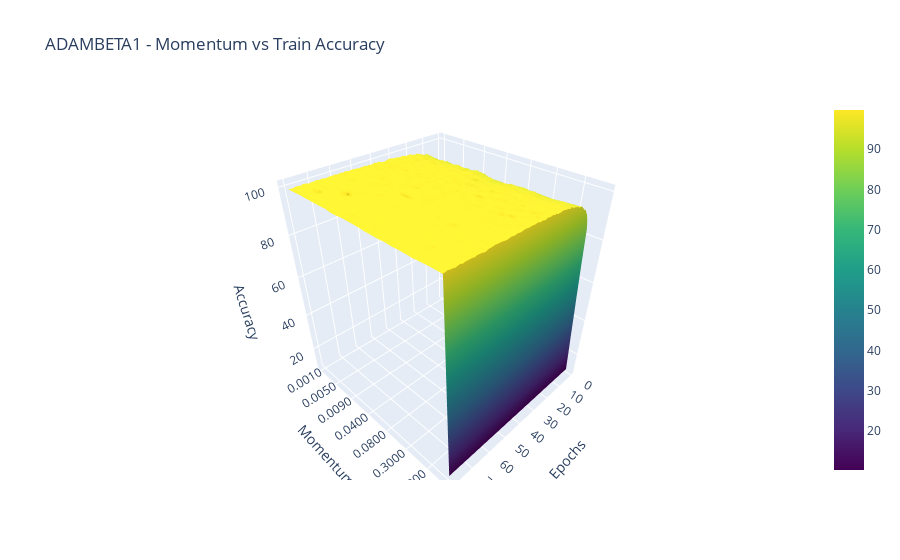
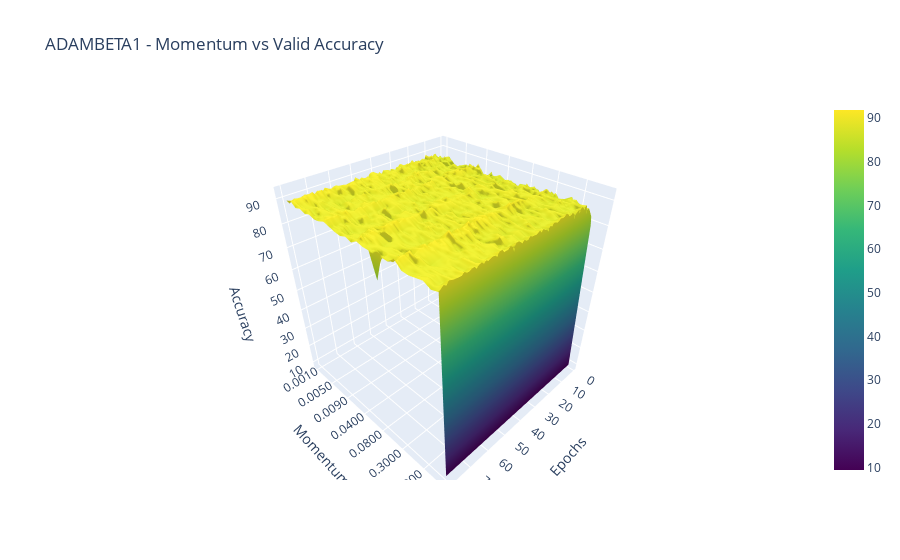
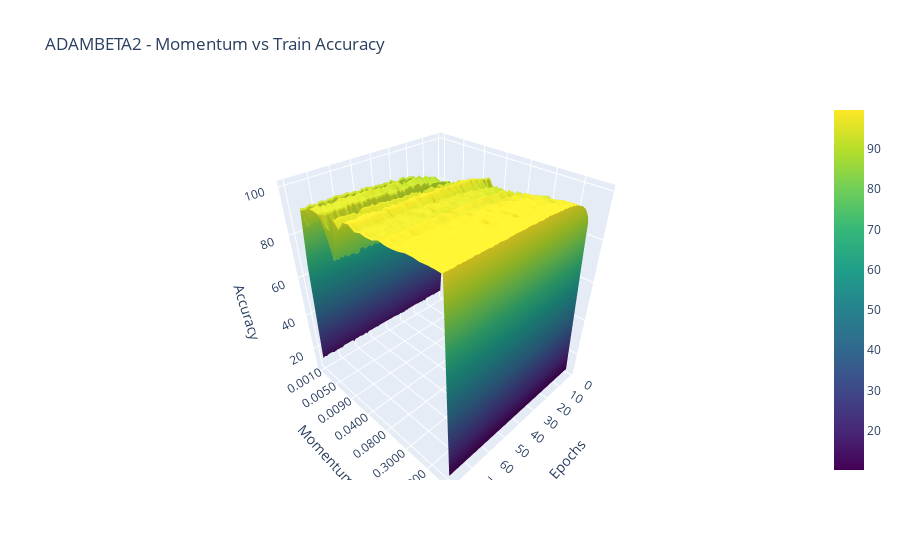
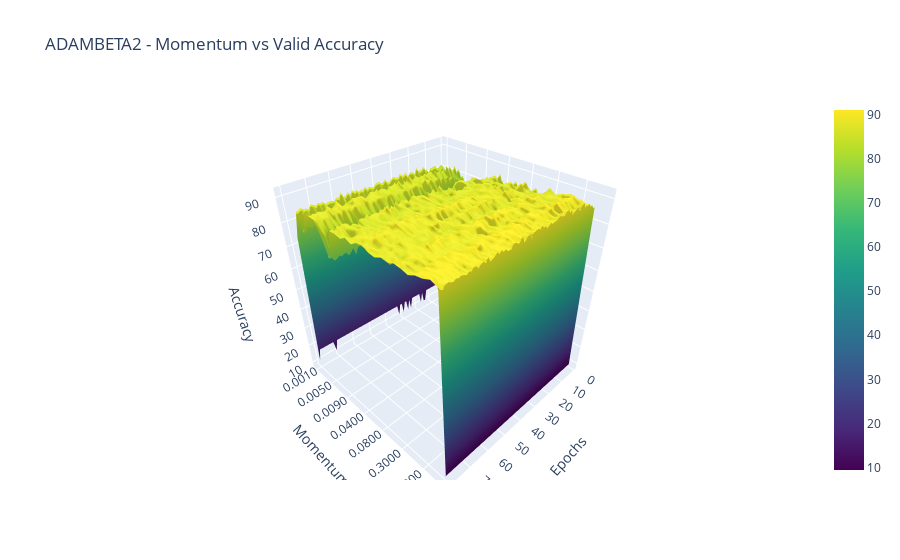

Notebook code for these charts, in order:
### Code cell
import json
import numpy as np
import plotly.graph_objs as go

file_names = [
    "adambeta1_momentum_ablation_train_accuracy.json",
    "adambeta1_momentum_ablation_valid_accuracy.json",
    "adambeta2_momentum_ablation_train_accuracy.json",
    "adambeta2_momentum_ablation_valid_accuracy.json",
    "adamWbeta1_momentum_ablation_train_accuracy.json",
    "adamWbeta1_momentum_ablation_valid_accuracy.json",
    "adamWbeta2_momentum_ablation_train_accuracy.json",
    "adamWbeta2_momentum_ablation_valid_accuracy.json",
    "lionbeta1_momentum_ablation_train_accuracy.json",
    "lionbeta1_momentum_ablation_valid_accuracy.json",
    "lionbeta2_momentum_ablation_train_accuracy.json",
    "lionbeta2_momentum_ablation_valid_accuracy.json",
    "momentum_momentum_ablation_train_accuracy.json",
    "momentum_momentum_ablation_valid_accuracy.json",
    "rmsprop_momentum_ablation_train_accuracy.json",
    "rmsprop_momentum_ablation_valid_accuracy.json",
]

for file_name in file_names:
    with open(file_name, 'r') as file:
        data = json.load(file)

    # For the title, you can split the filename on "_" to get optimizer and metric
    title_info = file_name.split("_")
    optimizer = title_info[0]
    metric = title_info[-2]

    # Convert the accuracy data to a 2D NumPy array
    accuracy_data = np.array([values for lr, values in data.items()])

    # Create a 2D grid for X and Y (epochs and learning rates)
    epochs = np.arange(1, len(accuracy_data[0]) + 1)
    # learning_rates = np.array([float(lr) for lr in data.keys()])
    learning_rates = np.array([f"{float(lr):.4f}" for lr in data.keys()])
    learning_rates = np.array([(str(lr)) for lr in learning_rates])

    # Create a trace for the 3D surface plot
    trace = go.Surface(x=epochs, y=learning_rates, z=accuracy_data, colorscale='Viridis')

    # Create a layout for the plot
    layout = go.Layout(
        scene=dict(
            xaxis=dict(title='Epochs'),
            yaxis=dict(title='Momentum'),
            zaxis=dict(title='Accuracy'),
        ),
        title=f'{optimizer.upper()} - Momentum vs {metric.capitalize()} Accuracy'
    )

    # Create a figure and add the trace with the layout
    fig = go.Figure(data=[trace], layout=layout)

    # Display the interactive plot
    fig.show()

### Figure 1 — Plotly figure (JSON) as saved in the notebook; plotly's stock layout.template omitted (floating-point values rounded to 4 significant figures; data arrays with more than 128 entries replaced by an {"elided": "..."} marker saying what was removed)
{"data": [{"colorscale": [[0, "#440154"], [0.1111, "#482878"], [0.2222, "#3e4989"], [0.3333, "#31688e"], [0.4444, "#26828e"], [0.5556, "#1f9e89"], [0.6667, "#35b779"], [0.7778, "#6ece58"], [0.8889, "#b5de2b"], [1, "#fde725"]], "type": "surface", "x": [1, 2, 3, 4, 5, 6, 7, 8, 9, 10, 11, 12, 13, 14, 15, 16, 17, 18, 19, 20, 21, 22, 23, 24, 25, 26, 27, 28, 29, 30, 31, 32, 33, 34, 35, 36, 37, 38, 39, 40, 41, 42, 43, 44, 45, 46, 47, 48, 49, 50, 51, 52, 53, 54, 55, 56, 57, 58, 59, 60, 61, 62, 63, 64, 65, 66, 67, 68, 69, 70, 71, 72, 73, 74, 75, 76, 77, 78, 79, 80], "y": ["0.0010", "0.0020", "0.0030", "0.0040", "0.0050", "0.0060", "0.0070", "0.0080", "0.0090", "0.0100", "0.0200", "0.0300", "0.0400", "0.0500", "0.0600", "0.0700", "0.0800", "0.0900", "0.1000", "0.2000", "0.3000", "0.4000", "0.5000", "0.6000", "0.7000", "0.8000", "0.9000", "1.0000"], "z": {"elided": "28x80 float values"}}], "layout": {"scene": {"xaxis": {"title": {"text": "Epochs"}}, "yaxis": {"title": {"text": "Momentum"}}, "zaxis": {"title": {"text": "Accuracy"}}}, "title": {"text": "ADAMBETA1 - Momentum vs Train Accuracy"}}}

### Figure 2 — Plotly figure (JSON) as saved in the notebook; plotly's stock layout.template omitted (floating-point values rounded to 4 significant figures; data arrays with more than 128 entries replaced by an {"elided": "..."} marker saying what was removed)
{"data": [{"colorscale": [[0, "#440154"], [0.1111, "#482878"], [0.2222, "#3e4989"], [0.3333, "#31688e"], [0.4444, "#26828e"], [0.5556, "#1f9e89"], [0.6667, "#35b779"], [0.7778, "#6ece58"], [0.8889, "#b5de2b"], [1, "#fde725"]], "type": "surface", "x": [1, 2, 3, 4, 5, 6, 7, 8, 9, 10, 11, 12, 13, 14, 15, 16, 17, 18, 19, 20, 21, 22, 23, 24, 25, 26, 27, 28, 29, 30, 31, 32, 33, 34, 35, 36, 37, 38, 39, 40, 41, 42, 43, 44, 45, 46, 47, 48, 49, 50, 51, 52, 53, 54, 55, 56, 57, 58, 59, 60, 61, 62, 63, 64, 65, 66, 67, 68, 69, 70, 71, 72, 73, 74, 75, 76, 77, 78, 79, 80], "y": ["0.0010", "0.0020", "0.0030", "0.0040", "0.0050", "0.0060", "0.0070", "0.0080", "0.0090", "0.0100", "0.0200", "0.0300", "0.0400", "0.0500", "0.0600", "0.0700", "0.0800", "0.0900", "0.1000", "0.2000", "0.3000", "0.4000", "0.5000", "0.6000", "0.7000", "0.8000", "0.9000", "1.0000"], "z": {"elided": "28x80 float values"}}], "layout": {"scene": {"xaxis": {"title": {"text": "Epochs"}}, "yaxis": {"title": {"text": "Momentum"}}, "zaxis": {"title": {"text": "Accuracy"}}}, "title": {"text": "ADAMBETA1 - Momentum vs Valid Accuracy"}}}

### Figure 3 — Plotly figure (JSON) as saved in the notebook; plotly's stock layout.template omitted (floating-point values rounded to 4 significant figures; data arrays with more than 128 entries replaced by an {"elided": "..."} marker saying what was removed)
{"data": [{"colorscale": [[0, "#440154"], [0.1111, "#482878"], [0.2222, "#3e4989"], [0.3333, "#31688e"], [0.4444, "#26828e"], [0.5556, "#1f9e89"], [0.6667, "#35b779"], [0.7778, "#6ece58"], [0.8889, "#b5de2b"], [1, "#fde725"]], "type": "surface", "x": [1, 2, 3, 4, 5, 6, 7, 8, 9, 10, 11, 12, 13, 14, 15, 16, 17, 18, 19, 20, 21, 22, 23, 24, 25, 26, 27, 28, 29, 30, 31, 32, 33, 34, 35, 36, 37, 38, 39, 40, 41, 42, 43, 44, 45, 46, 47, 48, 49, 50, 51, 52, 53, 54, 55, 56, 57, 58, 59, 60, 61, 62, 63, 64, 65, 66, 67, 68, 69, 70, 71, 72, 73, 74, 75, 76, 77, 78, 79, 80], "y": ["0.0010", "0.0020", "0.0030", "0.0040", "0.0050", "0.0060", "0.0070", "0.0080", "0.0090", "0.0100", "0.0200", "0.0300", "0.0400", "0.0500", "0.0600", "0.0700", "0.0800", "0.0900", "0.1000", "0.2000", "0.3000", "0.4000", "0.5000", "0.6000", "0.7000", "0.8000", "0.9000", "1.0000"], "z": {"elided": "28x80 float values"}}], "layout": {"scene": {"xaxis": {"title": {"text": "Epochs"}}, "yaxis": {"title": {"text": "Momentum"}}, "zaxis": {"title": {"text": "Accuracy"}}}, "title": {"text": "ADAMBETA2 - Momentum vs Train Accuracy"}}}

### Figure 4 — Plotly figure (JSON) as saved in the notebook; plotly's stock layout.template omitted (floating-point values rounded to 4 significant figures; data arrays with more than 128 entries replaced by an {"elided": "..."} marker saying what was removed)
{"data": [{"colorscale": [[0, "#440154"], [0.1111, "#482878"], [0.2222, "#3e4989"], [0.3333, "#31688e"], [0.4444, "#26828e"], [0.5556, "#1f9e89"], [0.6667, "#35b779"], [0.7778, "#6ece58"], [0.8889, "#b5de2b"], [1, "#fde725"]], "type": "surface", "x": [1, 2, 3, 4, 5, 6, 7, 8, 9, 10, 11, 12, 13, 14, 15, 16, 17, 18, 19, 20, 21, 22, 23, 24, 25, 26, 27, 28, 29, 30, 31, 32, 33, 34, 35, 36, 37, 38, 39, 40, 41, 42, 43, 44, 45, 46, 47, 48, 49, 50, 51, 52, 53, 54, 55, 56, 57, 58, 59, 60, 61, 62, 63, 64, 65, 66, 67, 68, 69, 70, 71, 72, 73, 74, 75, 76, 77, 78, 79, 80], "y": ["0.0010", "0.0020", "0.0030", "0.0040", "0.0050", "0.0060", "0.0070", "0.0080", "0.0090", "0.0100", "0.0200", "0.0300", "0.0400", "0.0500", "0.0600", "0.0700", "0.0800", "0.0900", "0.1000", "0.2000", "0.3000", "0.4000", "0.5000", "0.6000", "0.7000", "0.8000", "0.9000", "1.0000"], "z": {"elided": "28x80 float values"}}], "layout": {"scene": {"xaxis": {"title": {"text": "Epochs"}}, "yaxis": {"title": {"text": "Momentum"}}, "zaxis": {"title": {"text": "Accuracy"}}}, "title": {"text": "ADAMBETA2 - Momentum vs Valid Accuracy"}}}
